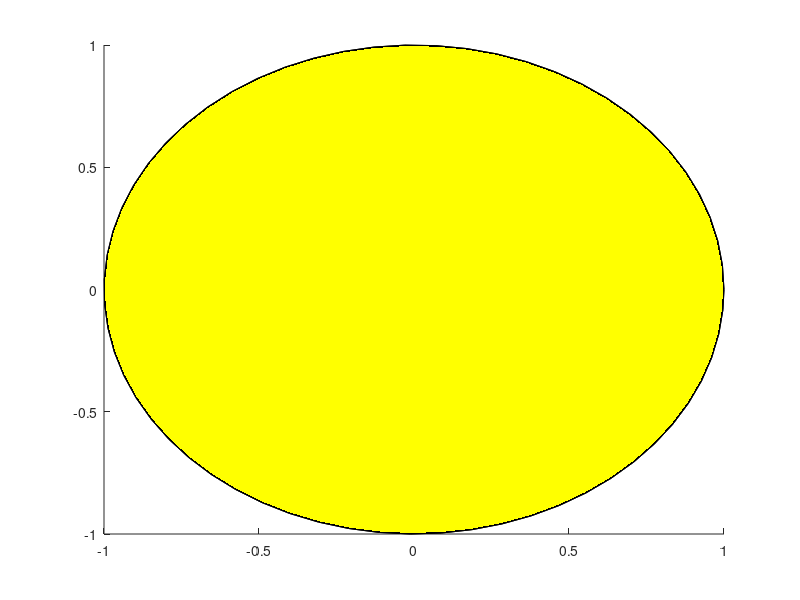

Recreate this plot in MATLAB. (Note: this script raises an error after producing the figure.)
clc; clear all; close all;
theta = 0:0.1:2*pi;

%% Ego
Ego.r = 1;
Ego.x = Ego.r*cos(theta);
Ego.y = Ego.r*sin(theta);
Ego.g = hgtransform;
patch('XData',Ego.x,'YData',Ego.y,'FaceColor','black','Parent',Ego.g) % Create the Ego

%% Objects
% Object 1 (static)
i = 1;
Obj(i).r = 1;
Obj(i).x = Obj(i).r*cos(theta);
Obj(i).y = Obj(i).r*sin(theta);
Obj(i).g = hgtransform;
patch('XData',Obj(i).x,'YData',Obj(i).y,'FaceColor','yellow','Parent',Obj(i).g) % Create the Object
Obj(i).g.Matrix = makehgtform('translate',[0 5 0]); % Move the object ahead the Ego


hold on
axis equal
xlim([-20 20])
ylim([-20 20])
grid on


%% Move the Ego
% for fixed velocity and linear move  between pt1 and pt2, equation is 
% y = pt1 + x*(pt2-pt1)/T_tot)

pt1 = [0 0 0];
pt2 = [0 10 0];
T_total = 10; % seconds

for t=linspace(0,T_total,T_total*10)
  % Move the object linearly
  Ego.g.Matrix = makehgtform('translate',pt1 + t*(pt2-pt1)/T_total);
  % Draw Tail
  plot(pt1(1)+t*(pt2(1)-pt1(1))/T_total, pt1(2)+t*(pt2(2)-pt1(2))/T_total,'.', 'MarkerSize',3, 'MarkerEdgeColor', 'k')
  drawnow
end

